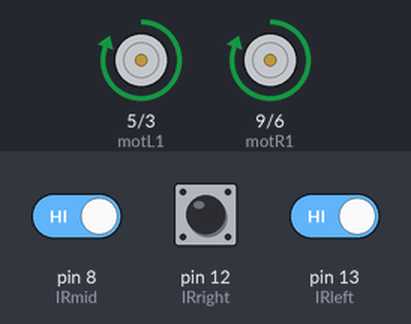
The sketch below on a simulated Arduino Uno, built with avr-gcc and run on an emulated ATmega328P. Parts: motor-driver pin pairs drawn as motors (green arrow = first pin HIGH = forward, orange = second pin HIGH = backward, longer = more drive). The test bench sets the inputs (shaded band); at power-on: pin 8 (IRmid) HIGH, pin 13 (IRleft) HIGH, pin 12 (IRright) HIGH.

Above: at 1.9 s.
2.0 s: pin 8 (IRmid) driven LOW and pin 13 (IRleft) driven LOW
At 2.7 s:
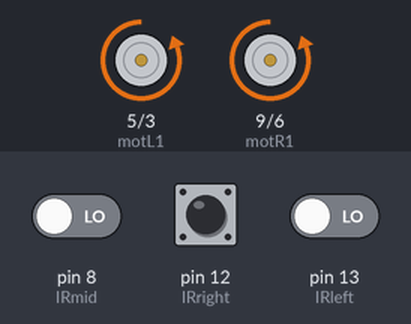
Timing chart, 0 to 5.0 s (numbered marks = the images above; inputs shaded):
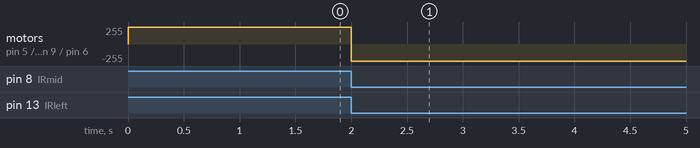

The sketch:

LINE_FOLLOWER.ino
```cpp
int motR1=9;
int motR2=6;
int motL1=5;
int motL2=3;

int IRleft=13;
int IRright=12;
int IRmid=8;

int b=0b000;
int r1,r2,r3,sh;

void LEFT (void);
void RIGHT (void);
void REV(void);
void FOW (void);


void setup()
{
  pinMode(motR1,OUTPUT);
  pinMode(motR2,OUTPUT);
  pinMode(motL1,OUTPUT);
  pinMode(motL2,OUTPUT);

  pinMode(IRleft,INPUT);
  pinMode(IRmid,INPUT);
  pinMode(IRright,INPUT);

  analogWrite(motR1,255);
  analogWrite(motR2,0);
  analogWrite(motL1,255);
  analogWrite(motL2,0);
  delay(700);
}

void loop(){
  r1=digitalRead(IRleft);
  r2=digitalRead(IRmid);
  r3=digitalRead(IRright);
  sh=(r1<<2 | r2<<1 | r1<<0);

  if(sh==000)
  REV();
  else if(sh==001)
  LEFT();
  else if(sh==010)
  FOW();
  else if(sh==011)
  LEFT();
  else if(sh==100)
  RIGHT();
  else if(sh==110)
  RIGHT();
  else if(sh==111)
  FOW();
}

void LEFT (void)
{
  analogWrite(motR1,150);
  analogWrite(motR2,0);
  analogWrite(motL1,60);
  analogWrite(motL2,0);
}

void RIGHT (void)
{
  analogWrite(motR1,60);
  analogWrite(motR2,0);
  analogWrite(motL1,150);
  analogWrite(motL2,0);
}

void FOW (void)
{
  analogWrite(motR1,255);
  analogWrite(motR2,0);
  analogWrite(motL1,255);
  analogWrite(motL2,0);
}

void REV (void)
{
  analogWrite(motR1,0);
  analogWrite(motR2,255);
  analogWrite(motL1,0);
  analogWrite(motL2,255);
}
```

Measured:
- after the input at 2.0 s, motor on pin 5 (motL1) / pin 3 (motL2), motor on pin 9 (motR1) / pin 6 (motR2): forward 255/255 → backward 255/255 at once
